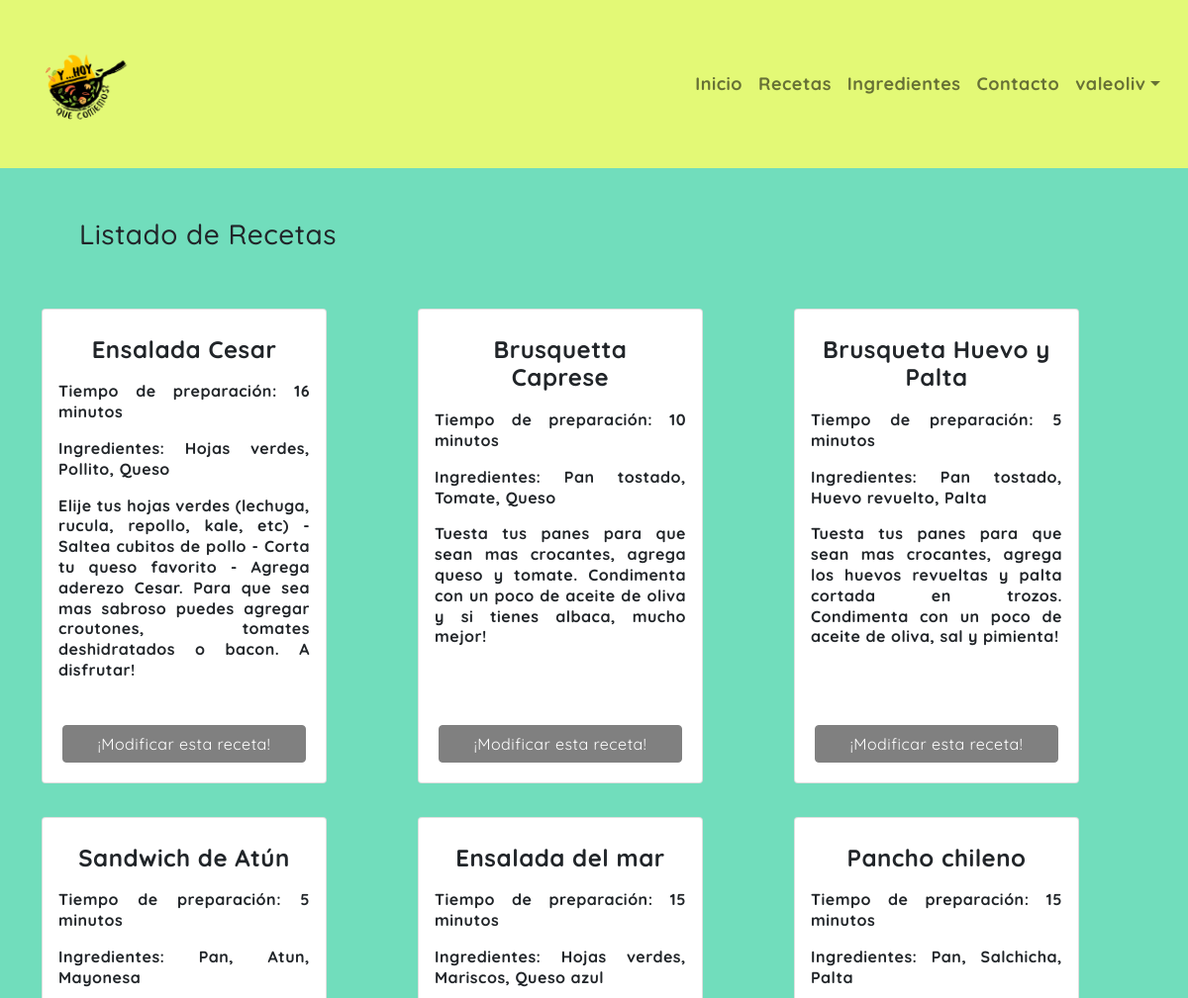
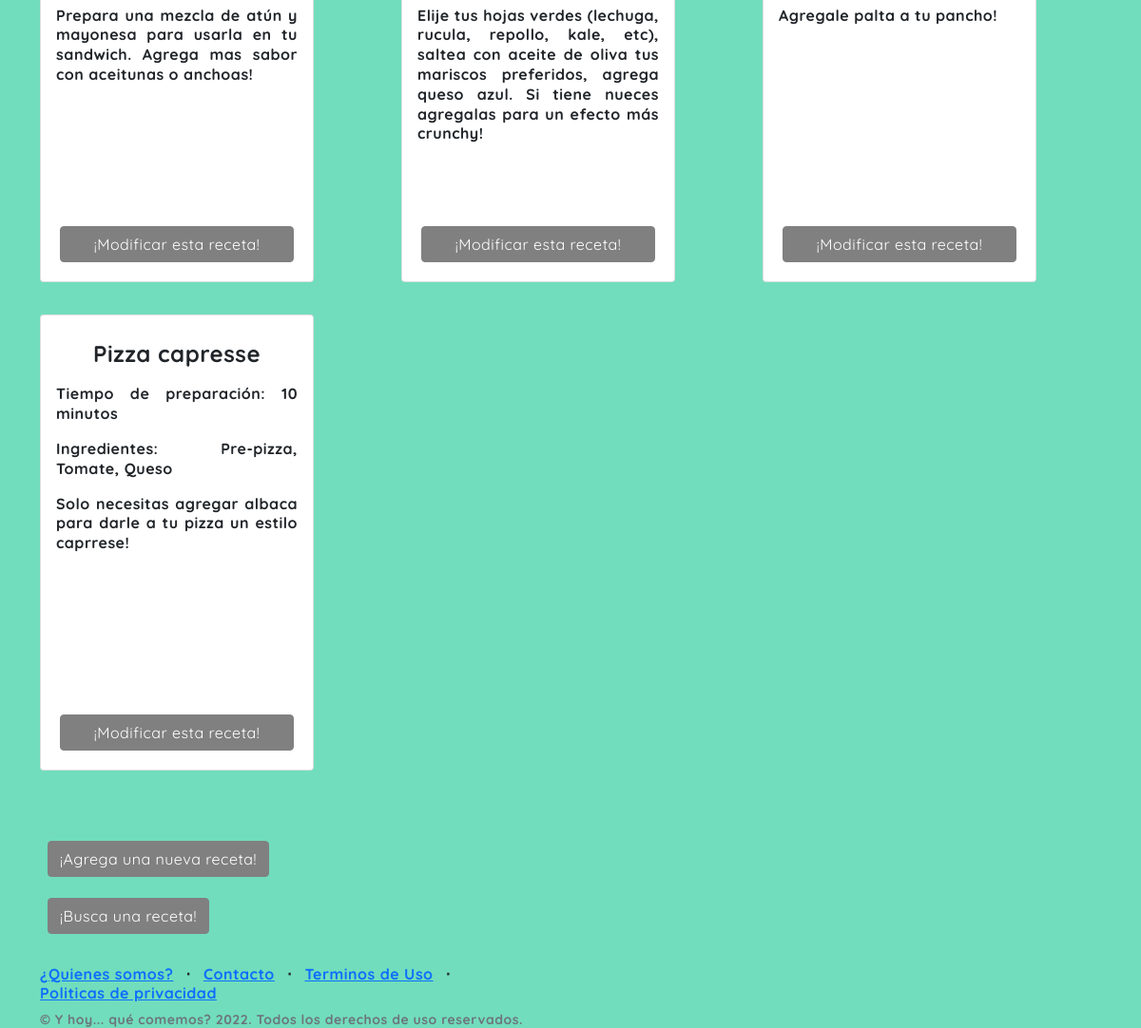
The page /app_recetas/recetas/ (signed in) on the database its author committed (2 pictures, top to bottom).
### app_recetas/models.py (models this page shows, shortened)
class Receta(models.Model):
    nombre = models.CharField(max_length=40)
    ingrediente_uno = models.CharField(max_length=250)
    ingrediente_dos = models.CharField(max_length=250)
    ingrediente_tres = models.CharField(max_length=250)
    tiempo = models.IntegerField()
    descripcion = models.CharField(max_length=250)

### app_recetas/views.py (the view)
# urls.py: path('recetas/', views.recetas , name='recetas'),
def recetas (request):
    recetas = Receta.objects.all()
    datos = { "datos" : recetas}
    return render (request , "app_recetas/recetas.html" , datos)

### app_recetas/templates/app_recetas/recetas.html
{% extends "app_recetas/padre.html" %}
{% load static %}
{% block contenido %}
<h3> Listado de Recetas </h3>
<div class="container" id="recetasCards">
    <div class="row">
      {% for n in datos %}
      <div class="col-sm-4 mb-4">
        <div class="card" style="width: 18rem;">
        <div class="card-body" style="height: 400px;">
          <h4 class="card-title">{{n.nombre}}</h4>
          <p>Tiempo de preparación: {{n.tiempo}} minutos</p>
          <p>Ingredientes: {{n.ingrediente_uno}}, {{n.ingrediente_dos}}, {{n.ingrediente_tres}}</p>
          <p class="card-text">{{n.descripcion}}</p>
        </div>
        <a href="{% url 'modificar_receta' n.nombre %}" class="btn btn-primary" id="recetasBtn">¡Modificar esta receta!</a>
      </div>
    </div>
    {% endfor %}
    </div>
</div>
<div style="height: 60px;" class="indexDisplayBtn"><a href="{% url 'nueva_receta' %}" class="btn btn-primary" id="recetasBtn">¡Agrega una nueva receta!</a></div></div>
<div style="height: 60px;" class="indexDisplayBtn"><a href="{% url 'busqueda_receta' %}" class="btn btn-primary" id="recetasBtn">¡Busca una receta!</a></div></div>
{% endblock %}

### app_recetas/templates/app_recetas/padre.html (shortened to what this page needs)
<!DOCTYPE html>
<html lang="en">
<head>
    {% load static %}
    <link href="https://cdn.jsdelivr.net/npm/bootstrap@5.1.0/dist/css/bootstrap.min.css" rel="stylesheet">
    <link href="{% static '/app_recetas/css/style.css' %}" rel="stylesheet" />
</head>
<body>
    <header>
  <nav class="navbar fixed-top navbar-expand-md navbar-light bg-light">
    <div class="container-fluid">
      <a class="navbar-brand" href="{% url 'inicio'%}">
        <img src="{% static '/app_recetas/img/logo_queco.png' %}" alt="" width="120" height="120" class="d-inline-block align-text-top"></a>
        <ul class="navbar-nav collapse navbar-collapse" id="navbarNav">
          <li class="nav-item">
            <a class="nav-link" aria-current="page" href="{% url 'inicio'%}">Inicio</a>
          </li>
          <li class="nav-item">
            <a class="nav-link" href="{% url 'recetas'%}">Recetas</a>
          </li>
          <li class="nav-item">
            <a class="nav-link" href="{% url 'ingredientes'%}">Ingredientes</a>
          </li>
          <li class="nav-item">
            <a class="nav-link" href="{% url 'contacto'%}">Contacto</a>
          </li>
          <li class="nav-item dropdown">
            {% if request.user.is_authenticated %}
            <a class="nav-link dropdown-toggle" href="#" id="navbarDropdownMenuLink" role="button" data-bs-toggle="dropdown" aria-expanded="false">{{user.username}}</a>
              {% endif %}
          </li>
        </ul>
      </div>
    </nav>
</header>
<main>
    {% block contenido %}
    {% endblock %}
</main>
<footer>
    <div class="container">
        <div class="row">
            <div class="col-lg-6 h-100 text-center text-lg-start my-auto">
                <ul class="list-inline mb-2">
                    <li class="list-inline-item"><a href="{% url 'about'%}">¿Quienes somos?</a></li>
                    <li class="list-inline-item">⋅</li>
                    <li class="list-inline-item"><a href="#!">Contacto</a></li>
                    <li class="list-inline-item">⋅</li>
                    <li class="list-inline-item"><a href="#!">Terminos de Uso</a></li>
                    <li class="list-inline-item">⋅</li>
                    <li class="list-inline-item"><a href="#!">Politicas de privacidad</a></li>
                </ul>
                <p class="text-muted small mb-4 mb-lg-0">&copy; Y hoy... qué comemos? 2022. Todos los derechos de uso reservados.</p>
            </div>
        </div>
    </div>
  </footer>
  </body>
  </html>

### app_recetas/static/app_recetas/css/style.css (style rules this page uses)
.navbar-nav { align-items: center; justify-content: flex-end; }
.navbar { padding: 0px; margin: 0px; }
.container-fluid { background-color:#E3F976; padding: 20px; margin: 0; justify-content: flex-end; }
.navbar-brand { font-size: xx-large; font-weight: bold; }
.nav-item { font-size: large; }
body { padding-top: 0px; padding-bottom: 0px; margin: 0px; margin-top: 150px; font-family: 'Quicksand', sans-serif; font-weight: bold; text-align: justify; line-height: 1.3; text-decoration-line: none; letter-spacing: 0.5px; background-color: #71DDBC; }
.btn-primary { background-color: grey; border-color: grey; margin: 20px; }
footer { margin-top: 200 px; margin-bottom: 150 px; }
main { margin: 10px; padding: 20px; }
.card-title { text-align: center; font-weight: bold; padding: 10px; }
h3 { padding: 50px; }
#recetasCards { margin-top: 20 px; margin-bottom: 20px; padding-top: 20 px; padding-bottom: 20 px; }
.card { margin-bottom: 10px; }

### rows shown on the page
Receta: nombre "Ensalada Cesar", tiempo "16", ingrediente_uno "Hojas verdes", ingrediente_dos "Pollito", ingrediente_tres "Queso", descripcion "Elije tus hojas verdes (lechuga, rucula, repollo, kale, etc) - Saltea cubitos de pollo - Corta tu queso favorito - Agrega aderezo Cesar. Para que sea mas sabroso puedes agregar croutones, tomates deshidratados o bacon. A disfrutar!"
Receta: nombre "Brusquetta Caprese", tiempo "10", ingrediente_uno "Pan tostado", ingrediente_dos "Tomate", ingrediente_tres "Queso", descripcion "Tuesta tus panes para que sean mas crocantes, agrega queso y tomate. Condimenta con un poco de aceite de oliva y si tienes albaca, mucho mejor!"
Receta: nombre "Brusqueta Huevo y Palta", tiempo "5", ingrediente_uno "Pan tostado", ingrediente_dos "Huevo revuelto", ingrediente_tres "Palta", descripcion "Tuesta tus panes para que sean mas crocantes, agrega los huevos revueltas y palta cortada en trozos. Condimenta con un poco de aceite de oliva, sal y pimienta!"
Receta: nombre "Sandwich de Atún", tiempo "5", ingrediente_uno "Pan", ingrediente_dos "Atun", ingrediente_tres "Mayonesa", descripcion "Prepara una mezcla de atún y mayonesa para usarla en tu sandwich. Agrega mas sabor con aceitunas o anchoas!"
Receta: nombre "Ensalada del mar", tiempo "15", ingrediente_uno "Hojas verdes", ingrediente_dos "Mariscos", ingrediente_tres "Queso azul", descripcion "Elije tus hojas verdes (lechuga, rucula, repollo, kale, etc), saltea con aceite de oliva tus mariscos preferidos, agrega queso azul. Si tiene nueces agregalas para un efecto más crunchy!"
Receta: nombre "Pancho chileno", tiempo "15", ingrediente_uno "Pan", ingrediente_dos "Salchicha", ingrediente_tres "Palta", descripcion "Agregale palta a tu pancho!"
Receta: nombre "Pizza capresse", tiempo "10", ingrediente_uno "Pre-pizza", ingrediente_dos "Tomate", ingrediente_tres "Queso", descripcion "Solo necesitas agregar albaca para darle a tu pizza un estilo caprrese!"

### other values the page prints
{{ user.username }} "valeoliv"
